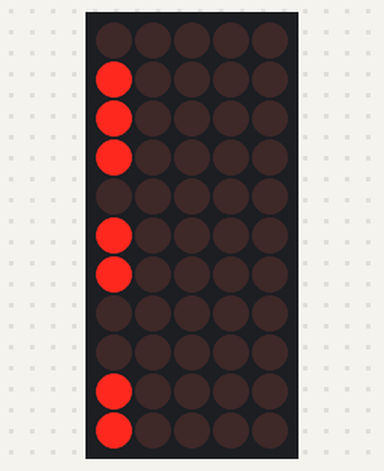
A sketch run on a simulated Arduino Uno, built with avr-gcc and run on an emulated ATmega328P. On the bench: 5×11 LED matrix. Wiring (inferred from the names in the program): LED matrix (orientation assumed): rows pin 0, pin 1, pin 2, pin 4, pin 5, pin 7, pin 8, pin 11, pin 13, A4, A5; columns pin 3, pin 9, pin 6, pin 10, pin 12.

Above: at 0.1 s.

The sketch:

matrix8x8.ino
```cpp
#define STROKE_LED_2 9
#define STROKE_LED_3 6
#define STROKE_LED_4 10
#define STROKE_LED_5 12
#define STROKE_LED_6 4
#define STROKE_LED_7 7
#define Column_LED_2 11
#define Column_LED_3 3
#define Column_LED_4 13
#define Column_LED_5 5
#define Column_LED_6 8
#define Column_LED_7 2
#define STROKE_LED_A5 A5
#define STROKE_LED_A4 A4
#define Column_LED_B1 1
#define Column_LED_B0 0

String array[8][8] = {
    {"0", "1", "0", "0", "1", "0", "0", "0"},
    {"1", "1", "1", "1", "1", "1", "0", "0"},
    {"1", "1", "1", "1", "1", "1", "0", "0"},
    {"0", "1", "1", "1", "1", "0", "0", "0"},
    {"0", "0", "1", "1", "0", "0", "0", "0"},
    {"0", "0", "0", "0", "0", "1", "1", "1"},
    {"0", "0", "0", "0", "0", "1", "0", "1"},
    {"0", "0", "0", "0", "0", "1", "1", "1"},
};
unsigned long previousMillis = 0;
bool isPaused = false;
int currentRow = 0;
void pause(unsigned long duration) {
  previousMillis = millis();
  isPaused = true;
  while (millis() - previousMillis < duration) {
  }
  isPaused = false;
}


void setup() {

  pinMode(STROKE_LED_2, OUTPUT);
  pinMode(STROKE_LED_3, OUTPUT);
  pinMode(STROKE_LED_4, OUTPUT);
  pinMode(STROKE_LED_5, OUTPUT);
  pinMode(STROKE_LED_6, OUTPUT);
  pinMode(STROKE_LED_7, OUTPUT);
  pinMode(STROKE_LED_A4, OUTPUT);
  pinMode(STROKE_LED_A5, OUTPUT);

  pinMode(Column_LED_2, OUTPUT);
  pinMode(Column_LED_3, OUTPUT);
  pinMode(Column_LED_4, OUTPUT);
  pinMode(Column_LED_5, OUTPUT);
  pinMode(Column_LED_6, OUTPUT);
  pinMode(Column_LED_7, OUTPUT);
  pinMode(Column_LED_B0, OUTPUT);
  pinMode(Column_LED_B1, OUTPUT);
}


void processRow(String row, int num) {
    switch (num) {
        case 0:
            digitalWrite(STROKE_LED_A5, HIGH);
            break;
        case 1:
            digitalWrite(STROKE_LED_2, HIGH);
            break;
        case 2:
            digitalWrite(STROKE_LED_3, HIGH);
            break;
        case 3:
            digitalWrite(STROKE_LED_4, HIGH);
            break;
        case 4:
            digitalWrite(STROKE_LED_5, HIGH);
            break;
        case 5:
            digitalWrite(STROKE_LED_6, HIGH);
            break;
        case 6:
            digitalWrite(STROKE_LED_7, HIGH);
            break;
        case 7:
            digitalWrite(STROKE_LED_A4, HIGH);
            break;
        default:
            Serial.println("Неверные данные");
    }

  digitalWrite(Column_LED_B0, (row[0] == '0') ? HIGH : LOW);
  digitalWrite(Column_LED_2, (row[1] == '0') ? HIGH : LOW);
  digitalWrite(Column_LED_3, (row[2] == '0') ? HIGH : LOW);
  digitalWrite(Column_LED_4, (row[3] == '0') ? HIGH : LOW);
  digitalWrite(Column_LED_5, (row[4] == '0') ? HIGH : LOW);
  digitalWrite(Column_LED_6, (row[5] == '0') ? HIGH : LOW);
  digitalWrite(Column_LED_7, (row[6] == '0') ? HIGH : LOW);
  digitalWrite(Column_LED_B1, (row[7] == '0') ? HIGH : LOW);
  pause(1);
  digitalWrite(STROKE_LED_2, LOW);
  digitalWrite(STROKE_LED_3, LOW);
  digitalWrite(STROKE_LED_4, LOW);
  digitalWrite(STROKE_LED_5, LOW);
  digitalWrite(STROKE_LED_6, LOW);
  digitalWrite(STROKE_LED_7, LOW);
  digitalWrite(STROKE_LED_A4, LOW);
  digitalWrite(STROKE_LED_A5, LOW);
}

void loop() {
  String row = "";
  for (int i = 0; i < 8; i++) {
    row += array[currentRow][i];
  }
  processRow(row,currentRow);
  currentRow = (currentRow + 1) % 8;
}
```
